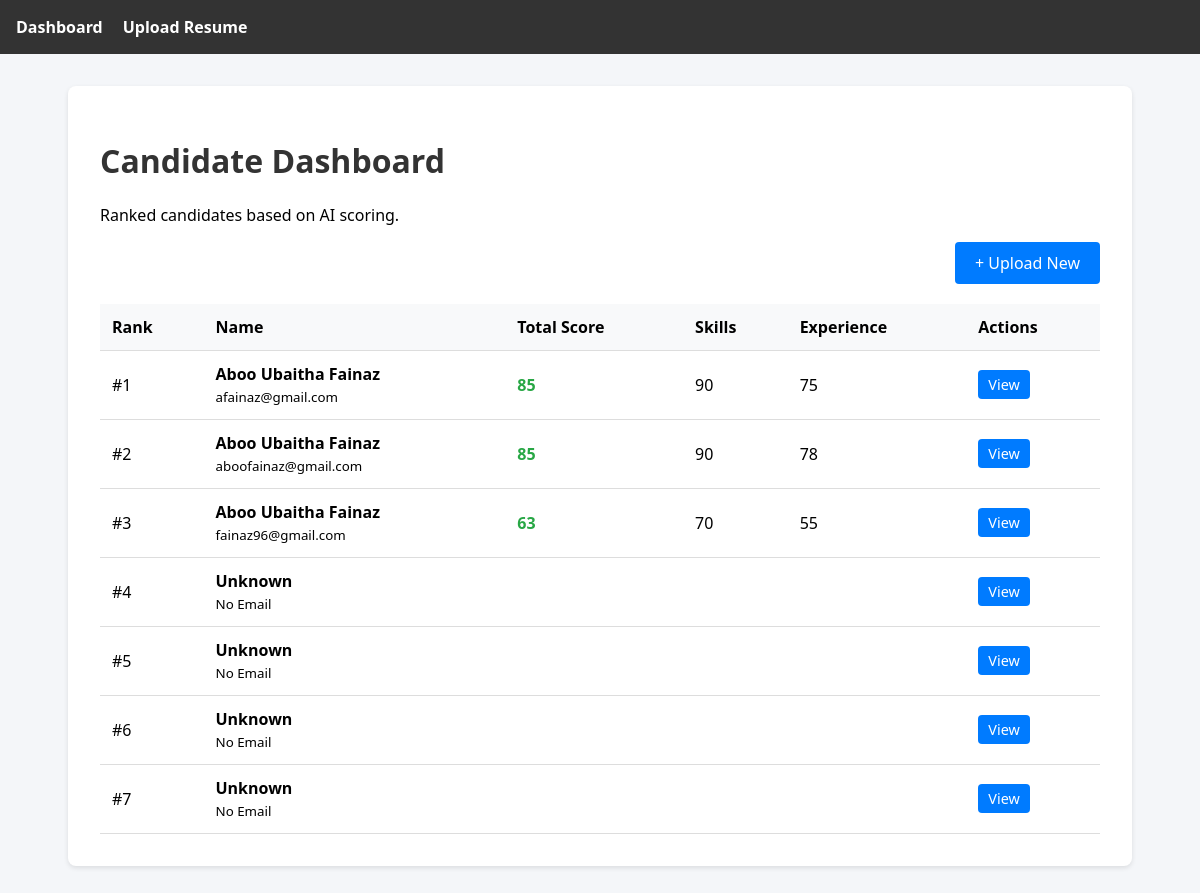
/dashboard/, run on the app's committed database.
### ats/models.py (models this page shows, shortened)
class Applicant(models.Model):
    job = models.ForeignKey(Job, on_delete=models.SET_NULL, null=True, blank=True, related_name='applicants')
    name = models.CharField(max_length=255, null=True, blank=True)
    email = models.EmailField(unique=True, null=True, blank=True)
    phone = models.CharField(max_length=50, null=True, blank=True)
    experience_summary = models.TextField(null=True, blank=True)
    resume = models.FileField(upload_to='resumes/')
    parsed_data = models.JSONField(null=True, blank=True) # Full structured JSON from Parse Agent
    created_at = models.DateTimeField(auto_now_add=True)

class Evaluation(models.Model):
    applicant = models.OneToOneField(Applicant, on_delete=models.CASCADE, related_name='evaluation')
    total_score = models.IntegerField(default=0)
    skill_score = models.IntegerField(default=0)
    experience_score = models.IntegerField(default=0)
    reason = models.TextField(null=True, blank=True)
    created_at = models.DateTimeField(auto_now_add=True)

### ats/views.py (the view)
# urls.py: path('dashboard/', views.dashboard, name='dashboard'),
def dashboard(request):
    applicants = Applicant.objects.all().order_by('-evaluation__total_score')
    return render(request, 'ats/dashboard.html', {'applicants': applicants})

### ats/templates/ats/dashboard.html (shortened to what this page needs)
{% extends 'ats/base.html' %}
{% block content %}
<h1>Candidate Dashboard</h1>
<p>Ranked candidates based on AI scoring.</p>
<a href="{% url 'upload_resume' %}" class="btn" style="float: right; margin-bottom: 20px;">+ Upload New</a>
<table>
    <thead>
        <tr>
            <th>Rank</th>
            <th>Name</th>
            <th>Total Score</th>
            <th>Skills</th>
            <th>Experience</th>
            <th>Actions</th>
        </tr>
    </thead>
    <tbody>
        {% for applicant in applicants %}
        <tr>
            <td>#{{ forloop.counter }}</td>
            <td>
                <strong>{{ applicant.name|default:"Unknown" }}</strong><br>
                <small>{{ applicant.email|default:"No Email" }}</small>
            </td>
            <td class="score">{{ applicant.evaluation.total_score }}</td>
            <td>{{ applicant.evaluation.skill_score }}</td>
            <td>{{ applicant.evaluation.experience_score }}</td>
            <td>
                <a href="{% url 'applicant_detail' applicant.pk %}" class="btn" style="padding: 5px 10px; font-size: 0.9em;">View</a>
            </td>
        </tr>
        {% empty %}
        <tr>
            <td colspan="6" style="text-align: center;">No applicants yet. Upload a resume to get started.</td>
        </tr>
        {% endfor %}
    </tbody>
</table>
{% endblock %}

### ats/templates/ats/base.html (shortened to what this page needs)
<!DOCTYPE html>
<html lang="en">
<head>
</head>
<body>
    <nav>
        <ul>
            <li><a href="{% url 'dashboard' %}">Dashboard</a></li>
            <li><a href="{% url 'upload_resume' %}">Upload Resume</a></li>
        </ul>
    </nav>
    <div class="container">
        {% block content %}{% endblock %}
    </div>
</body>
</html>

### ats/templates/ats/base.html (style rules this page uses)
body { font-family: 'Segoe UI', Tahoma, Geneva, Verdana, sans-serif; margin: 0; padding: 0; background: #f4f6f9; }
nav { background: #333; color: #fff; padding: 1rem; }
nav ul { list-style: none; padding: 0; margin: 0; display: flex; gap: 20px; }
nav a { color: #fff; text-decoration: none; font-weight: bold; }
.container { max-width: 1000px; margin: 2rem auto; padding: 2rem; background: #fff; border-radius: 8px; box-shadow: 0 2px 5px rgba(0,0,0,0.1); }
.btn { display: inline-block; padding: 10px 20px; background: #007bff; color: #fff; text-decoration: none; border-radius: 4px; border: none; cursor: pointer; }
table { width: 100%; border-collapse: collapse; margin-top: 20px; }
th, td { padding: 12px; text-align: left; border-bottom: 1px solid #ddd; }
th { background-color: #f8f9fa; }
.score { font-weight: bold; color: #28a745; }
h1, h2 { color: #333; }

### data on the page
Applicant: name "Aboo Ubaitha Fainaz", email "afainaz@gmail.com", evaluation.total_score "85", evaluation.skill_score "90", evaluation.experience_score "75"
Applicant: name "Aboo Ubaitha Fainaz", email "aboofainaz@gmail.com", evaluation.total_score "85", evaluation.skill_score "90", evaluation.experience_score "78"
Applicant: name "Aboo Ubaitha Fainaz", email "fainaz96@gmail.com", evaluation.total_score "63", evaluation.skill_score "70", evaluation.experience_score "55"
Applicant: name "Unknown", email "No Email"
Applicant: name "Unknown", email "No Email"
Applicant: name "Unknown", email "No Email"
Applicant: name "Unknown", email "No Email"
